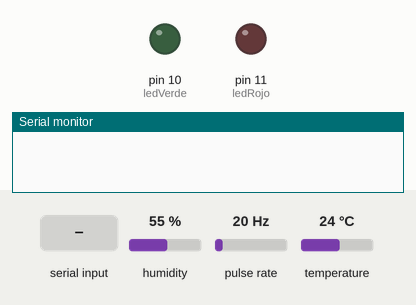
Simulated run of this sketch. Board: Arduino Uno, built with avr-gcc and run on an emulated ATmega328P. Parts: output pins drawn as LEDs (lit = HIGH), the last lines printed to the serial monitor. Wiring (inferred from the names in the program): pulse sensor: data pin 3. Dashed ring = blinking. The inputs (shaded band) are chosen by the test bench; at power-on: temperature 24 °C, humidity 55 %, pulse rate 20 Hz.

Above: at 1.8 s.
1.9 s: "START\n" received over Serial
At 3.27 s:
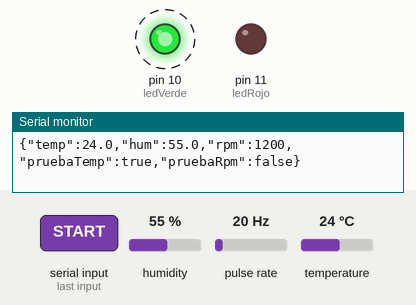
7.9 s: temperature set to 19 °C
10.9 s: temperature set to 16 °C
13.9 s: "STOP\n" received over Serial
At 14.8 s:
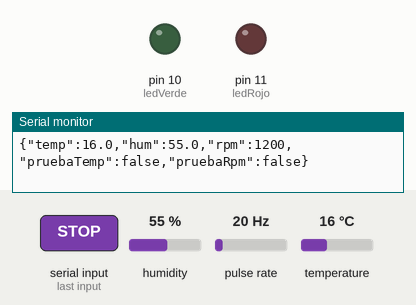
15.4 s: "OK\n" received over Serial
At 16.3 s:
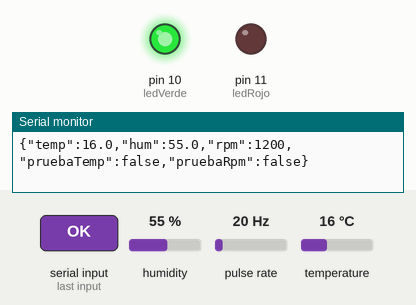
Timing chart, 0 to 17.9 s (numbered marks = the images above; inputs shaded):
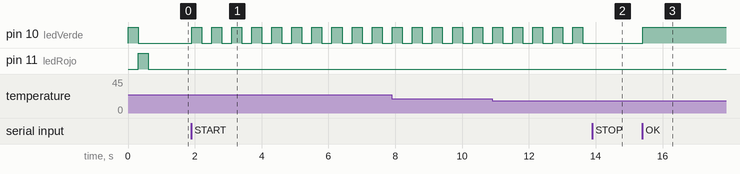

The sketch:

SensoresWong.ino
```cpp
#include <DHT.h>

#define Type DHT11
const int dhtPin = 2;
const int irPin = 3;            // Pin 3 = interrupcion externa (INT1 en Arduino Uno/Nano)
DHT HT(dhtPin, Type);

const bool usarRPM = true;
const int pulsosPorVuelta = 1;  // marcas reflectantes por cada vuelta del ventilador

const int ledRojo = 11;
const int ledVerde = 10;

const float tempMin = 18.0;
const float tempMax = 28.0;
const float rpmMin = 2000.0;

// ---- Medicion ----
const unsigned long intervaloMedicion = 1000;   // una lectura por segundo
unsigned long tiempoAnteriorMedicion = 0;

volatile unsigned long contadorPulsos = 0;      // se incrementa en la interrupcion
volatile unsigned long ultimoPulsoUs = 0;
const unsigned long antiReboteUs = 2000;        // ignora pulsos separados menos de 2 ms

float humedad = 0;
float tempC = 0;
float rpm = 0;

bool tempValida = false;
bool pruebaTempPasada = false;
bool rpmValida = false;
bool pruebaRpmPasada = false;

// ---- Estado de la prueba y de los LEDs ----
bool enPrueba = false;          // true mientras el PC pide medir
int resultado = 0;              // 0 = sin resultado, 1 = aprobado (verde fijo), 2 = rechazado (rojo fijo)

unsigned long ultimoParpadeo = 0;
bool estadoParpadeo = false;

// Se ejecuta en cada pulso del sensor infrarrojo (flanco de bajada)
void contarPulso() {
  unsigned long ahora = micros();
  if (ahora - ultimoPulsoUs >= antiReboteUs) {
    contadorPulsos++;
    ultimoPulsoUs = ahora;
  }
}

void apagarLeds() {
  digitalWrite(ledVerde, LOW);
  digitalWrite(ledRojo, LOW);
}

void mostrarResultado(bool paso) {
  digitalWrite(ledVerde, paso ? HIGH : LOW);
  digitalWrite(ledRojo,  paso ? LOW  : HIGH);
}

void setup() {
  Serial.begin(9600);
  Serial.setTimeout(50);
  HT.begin();
  pinMode(ledRojo, OUTPUT);
  pinMode(ledVerde, OUTPUT);
  pinMode(irPin, INPUT);

  // Autoprueba de LEDs al encender: verde, rojo y apagados
  apagarLeds();
  digitalWrite(ledVerde, HIGH); delay(300); digitalWrite(ledVerde, LOW);
  digitalWrite(ledRojo, HIGH);  delay(300); digitalWrite(ledRojo, LOW);

  attachInterrupt(digitalPinToInterrupt(irPin), contarPulso, FALLING);
}

void loop() {
  leerComandos();

  if (enPrueba) {
    parpadearVerde();   // LED verde parpadeando = midiendo
    medir();
  }
}

// Comandos que envia el PC (una linea de texto cada uno):
//   START -> empieza a medir (LEDs apagados, verde parpadea)
//   STOP  -> deja de medir
//   OK    -> prueba aprobada: LED verde fijo
//   FAIL  -> prueba rechazada: LED rojo fijo
//   RESET -> apaga todo y vuelve a espera
void leerComandos() {
  if (Serial.available() <= 0) return;

  String comando = Serial.readStringUntil('\n');
  comando.trim();
  comando.toUpperCase();

  if (comando == "START") {
    enPrueba = true;
    resultado = 0;
    noInterrupts();
    contadorPulsos = 0;
    interrupts();
    tempValida = false;
    rpmValida = false;
    tiempoAnteriorMedicion = millis();
    apagarLeds();
  }
  else if (comando == "STOP") {
    enPrueba = false;
    // Si todavia no hay resultado, apaga el parpadeo. Si ya hay resultado, no lo toca.
    if (resultado == 0) apagarLeds();
  }
  else if (comando == "OK") {
    enPrueba = false;
    resultado = 1;
    mostrarResultado(true);
  }
  else if (comando == "FAIL") {
    enPrueba = false;
    resultado = 2;
    mostrarResultado(false);
  }
  else if (comando == "RESET") {
    enPrueba = false;
    resultado = 0;
    apagarLeds();
  }
}

void parpadearVerde() {
  unsigned long ahora = millis();
  if (ahora - ultimoParpadeo >= 300) {
    ultimoParpadeo = ahora;
    estadoParpadeo = !estadoParpadeo;
    digitalWrite(ledRojo, LOW);
    digitalWrite(ledVerde, estadoParpadeo ? HIGH : LOW);
  }
}

void imprimirBool(bool valida, bool valor) {
  if (!valida) Serial.print("null");
  else Serial.print(valor ? "true" : "false");
}

void enviarDatos() {
  Serial.print("{\"temp\":");
  if (tempValida) Serial.print(tempC, 1); else Serial.print("null");

  Serial.print(",\"hum\":");
  if (tempValida) Serial.print(humedad, 1); else Serial.print("null");

  Serial.print(",\"rpm\":");
  if (rpmValida) Serial.print(rpm, 0); else Serial.print("null");

  Serial.print(",\"pruebaTemp\":");
  imprimirBool(tempValida, pruebaTempPasada);

  Serial.print(",\"pruebaRpm\":");
  imprimirBool(rpmValida, pruebaRpmPasada);

  Serial.println("}");
}

// Una medicion completa por segundo: RPM (por interrupcion) + DHT11, y se envia un solo JSON.
void medir() {
  unsigned long ahora = millis();
  unsigned long transcurrido = ahora - tiempoAnteriorMedicion;
  if (transcurrido < intervaloMedicion) return;
  tiempoAnteriorMedicion = ahora;

  // RPM = pulsos contados en la ventana * 60000 / (ms de la ventana * pulsos por vuelta)
  noInterrupts();
  unsigned long pulsos = contadorPulsos;
  contadorPulsos = 0;
  interrupts();

  if (usarRPM) {
    rpm = (pulsos * 60000.0) / ((float)transcurrido * pulsosPorVuelta);
    rpmValida = true;
    pruebaRpmPasada = (rpm >= rpmMin);
  }

  float h = HT.readHumidity();
  float t = HT.readTemperature();

  if (isnan(t) || isnan(h)) {
    tempValida = false;
    Serial.println("{\"error\":\"ERROR_SENSOR_DHT\"}");
  } else {
    tempValida = true;
    tempC = t;
    humedad = h;
    pruebaTempPasada = (tempC >= tempMin && tempC <= tempMax);
  }

  enviarDatos();
}
```

Measured:
- after the input at 1.9 s, pin 10 (ledVerde): alternates HIGH for 0.30 s and LOW for 0.30 s, starting at once
- after the input at 13.9 s, pin 10 (ledVerde): stops changing and stays LOW
- after the input at 15.4 s, pin 10 (ledVerde): LOW → HIGH at once
